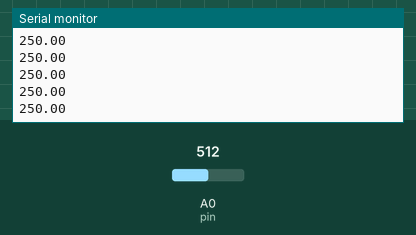
Recording of a sketch running on a simulated Arduino Uno, built with avr-gcc and run on an emulated ATmega328P. Shown: the last lines printed to the serial monitor. Inputs (shaded band) come from the test bench; at power-on: A0 (pin) = 512.

Above: at 1.2 s.
1.3 s: A0 (pin) set to 716
At 1.31 s:
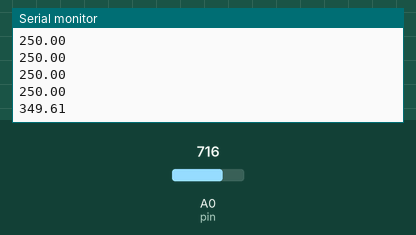
2.8 s: A0 (pin) set to 900
At 2.82 s:
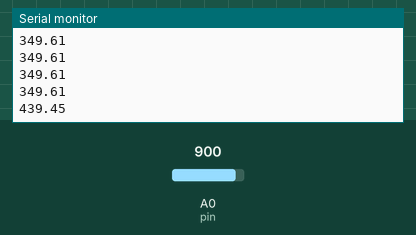
Timing chart, 0 to 5.8 s (numbered marks = the images above; inputs shaded):
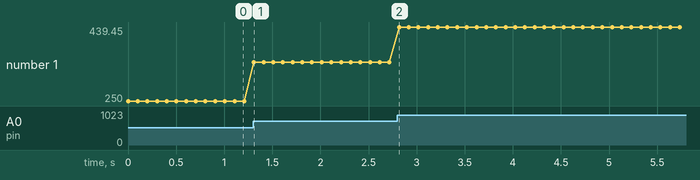

Measured:
- after the input at 1.3 s, the serial monitor: prints a new line at once (image 1)
- after the input at 2.8 s, the serial monitor: prints a new line at once (image 2)
- plotted number 1: 250 → 349.61 after the input at 1.3 s, 349.61 → 439.45 after the input at 2.8 s

The sketch:

sketch_oct05a.ino
```cpp
const int pin = A0;
float value;
float voltage;
float celsius;

void setup() {
  pinMode(pin, INPUT);
  Serial.begin(9600);
}

void loop() {
  value = analogRead(pin);
  voltage = (value * 5000) / 1024;

  celsius = voltage / 10;

  Serial.print(celsius);
  Serial.print("\n");
  delay(100);
}
```
